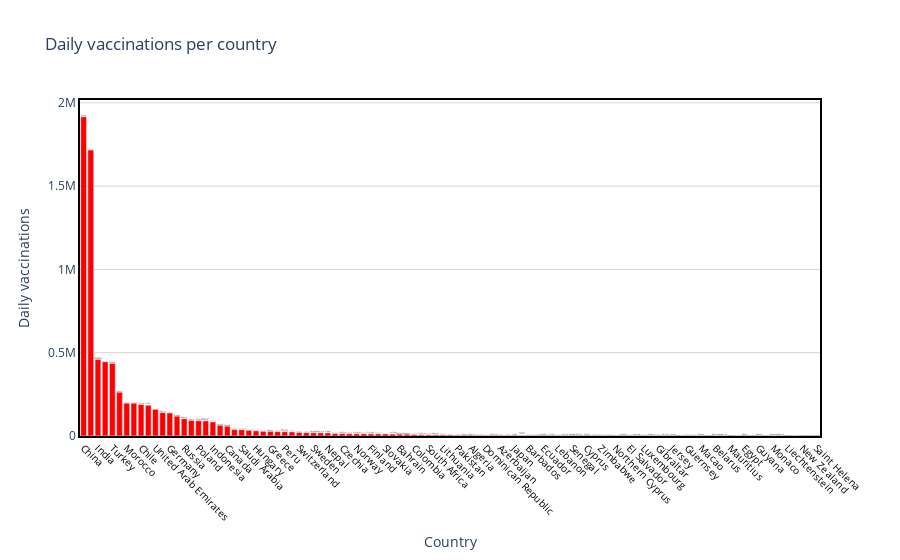

The notebook cell this image was saved under:
### Code cell
draw_trace_bar(country_vaccine, 'Daily vaccinations', 'Daily vaccinations per country', 'Country', 'Daily vaccinations', "red" )

### Figure 1 — Plotly figure (JSON) as saved in the notebook; plotly's stock layout.template omitted (floating-point values rounded to 4 significant figures)
{"data": [{"marker": {"color": "red"}, "text": ["China", "United States", "India", "United Kingdom", "Turkey", "Brazil", "Morocco", "Bangladesh", "Chile", "Israel", "United Arab Emirates", "Mexico", "Germany", "France", "Russia", "Spain", "Poland", "Italy", "Indonesia", "Serbia", "Canada", "Romania", "Saudi Arabia", "Netherlands", "Hungary", "Argentina", "Greece", "Sri Lanka", "Peru", "Portugal", "Switzerland", "Belgium", "Sweden", "Austria", "Nepal", "Myanmar", "Czechia", "Bulgaria", "Norway", "Denmark", "Finland", "Singapore", "Slovakia", "Ireland", "Bahrain", "Panama", "Colombia", "Croatia", "South Africa", "Kuwait", "Lithuania", "Maldives", "Pakistan", "Qatar", "Algeria", "Slovenia", "Dominican Republic", "Estonia", "Azerbaijan", "Costa Rica", "Japan", "Iran", "Barbados", "Seychelles", "Ecuador", "Oman", "Lebanon", "Latvia", "Senegal", "Malta", "Cyprus", "Australia", "Zimbabwe", "Cambodia", "Northern Cyprus", "Iceland", "El Salvador", "Ukraine", "Luxembourg", "Albania", "Gibraltar", "Bolivia", "Jersey", "Isle of Man", "Guernsey", "Bermuda", "Macao", "Cayman Islands", "Belarus", "Anguilla", "Mauritius", "Turks and Caicos Islands", "Egypt", "Falkland Islands", "Guyana", "Faeroe Islands", "Monaco", "Andorra", "Liechtenstein", "Trinidad and Tobago", "New Zealand", "Greenland", "Saint Helena"], "type": "bar", "x": ["China", "United States", "India", "United Kingdom", "Turkey", "Brazil", "Morocco", "Bangladesh", "Chile", "Israel", "United Arab Emirates", "Mexico", "Germany", "France", "Russia", "Spain", "Poland", "Italy", "Indonesia", "Serbia", "Canada", "Romania", "Saudi Arabia", "Netherlands", "Hungary", "Argentina", "Greece", "Sri Lanka", "Peru", "Portugal", "Switzerland", "Belgium", "Sweden", "Austria", "Nepal", "Myanmar", "Czechia", "Bulgaria", "Norway", "Denmark", "Finland", "Singapore", "Slovakia", "Ireland", "Bahrain", "Panama", "Colombia", "Croatia", "South Africa", "Kuwait", "Lithuania", "Maldives", "Pakistan", "Qatar", "Algeria", "Slovenia", "Dominican Republic", "Estonia", "Azerbaijan", "Costa Rica", "Japan", "Iran", "Barbados", "Seychelles", "Ecuador", "Oman", "Lebanon", "Latvia", "Senegal", "Malta", "Cyprus", "Australia", "Zimbabwe", "Cambodia", "Northern Cyprus", "Iceland", "El Salvador", "Ukraine", "Luxembourg", "Albania", "Gibraltar", "Bolivia", "Jersey", "Isle of Man", "Guernsey", "Bermuda", "Macao", "Cayman Islands", "Belarus", "Anguilla", "Mauritius", "Turks and Caicos Islands", "Egypt", "Falkland Islands", "Guyana", "Faeroe Islands", "Monaco", "Andorra", "Liechtenstein", "Trinidad and Tobago", "New Zealand", "Greenland", "Saint Helena"], "y": [1916190, 1716311, 460075, 445204, 435596, 262717, 196829, 196796, 188703, 184693, 160020, 140532, 137830, 119023, 103571, 93344, 92135, 90818, 84695, 64449, 58593, 38687, 37862, 33987, 31093, 27750, 27476, 26152, 26062, 24802, 21200, 20107, 19575, 19147, 18862, 14735, 14376, 14000, 13648, 13524, 13036, 13000, 12030, 11718, 11106, 10864, 8329, 7435, 7198, 7000, 6700, 5532, 4437, 4286, 3748, 3595, 3574, 3542, 3250, 3119, 3041, 3000, 2480, 2401, 2329, 2286, 2111, 2061, 2044, 1983, 1766, 1701, 1572, 1492, 1429, 1331, 1200, 1179, 1156, 1043, 1040, 1017, 881, 619, 604, 600, 595, 586, 403, 331, 227, 222, 219, 189, 169, 164, 126, 100, 92, 63, 50, null, null]}], "layout": {"hovermode": "closest", "paper_bgcolor": "rgba(0, 0, 0, 0)", "plot_bgcolor": "rgba(0, 0, 0, 0)", "title": {"text": "Daily vaccinations per country"}, "xaxis": {"linecolor": "black", "linewidth": 2, "mirror": true, "showline": true, "showticklabels": true, "tickangle": 45, "tickfont": {"color": "black", "size": 10}, "title": {"text": "Country"}, "zeroline": true, "zerolinecolor": "grey", "zerolinewidth": 1}, "yaxis": {"gridcolor": "lightgrey", "linecolor": "black", "linewidth": 2, "mirror": true, "showline": true, "title": {"text": "Daily vaccinations"}, "zeroline": true, "zerolinecolor": "grey", "zerolinewidth": 1}}}
